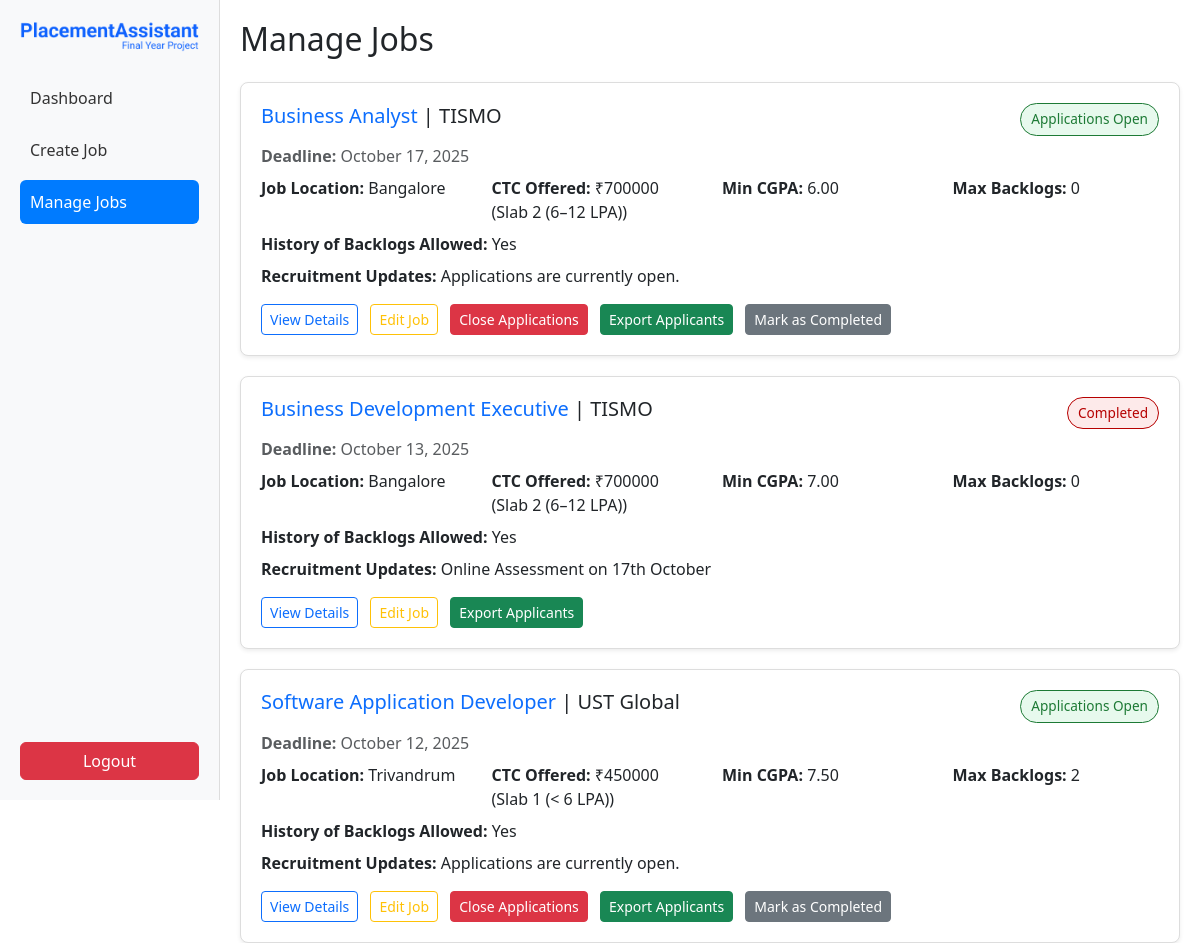
The page /jobs/manage_jobs/ (signed in, upper part) on the database as committed earlier.
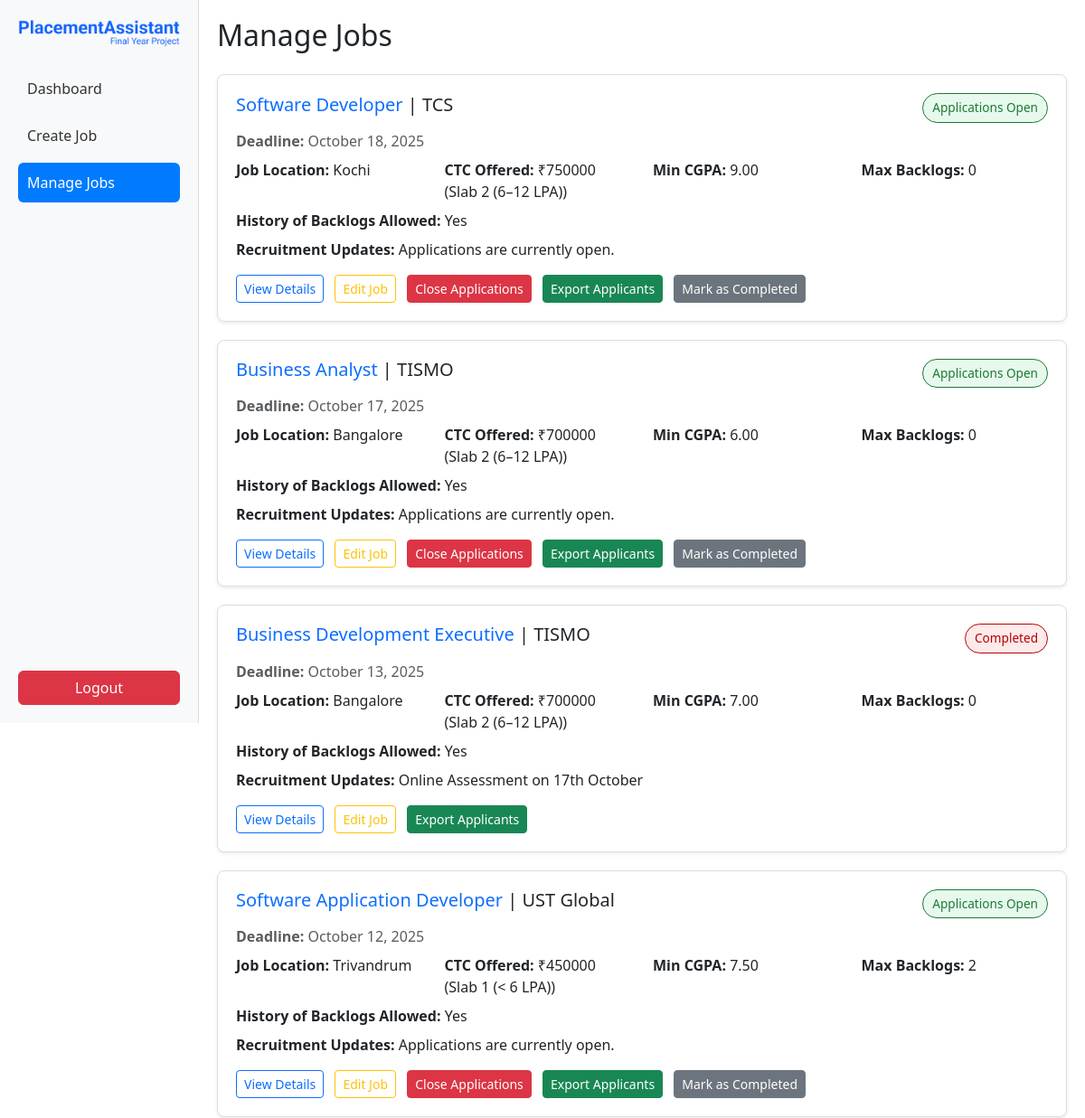
The same page on the database as committed later.
### jobs/models.py (models this page shows, shortened)
class Job(models.Model):
    SLAB_CHOICES = [
        (1, "Slab 1 (< 6 LPA)"),
        (2, "Slab 2 (6–12 LPA)"),
        (3, "Slab 3 (>= 12 LPA)"),
    ]
    STATUS_CHOICES = [
        ('open', 'Applications Open'),
        ('progress', 'In Progress'),
        ('closed', 'Completed'),
    ]
    title = models.CharField(max_length=255)
    company_name = models.CharField(max_length=255)
    location = models.CharField(max_length=255)
    ctc = models.DecimalField(max_digits=10, decimal_places=2)  # LPA
    slab = models.IntegerField(choices=SLAB_CHOICES, blank=True, null=True)
    deadline = models.DateTimeField()
    min_cgpa = models.DecimalField(max_digits=4, decimal_places=2)
    max_backlogs = models.IntegerField(default=0)
    history_allowed = models.BooleanField(default=True)
    jd_file = models.FileField(upload_to="job_descriptions/",null=True, blank=True)
    created_by = models.ForeignKey(User, on_delete=models.CASCADE, related_name="posted_jobs")
    created_at = models.DateTimeField(auto_now_add=True)
    status = models.CharField(max_length=20, choices=STATUS_CHOICES, default='open')
    recruitment_updates = models.TextField(default="Applications are currently open.", blank=True)

### jobs/views.py (the view)
# urls.py: path('manage_jobs/', views.manage_jobs, name='manage_jobs'),
@login_required
def manage_jobs(request):
    jobs = Job.objects.filter(created_by=request.user).order_by('-created_at')
    return render(request, 'jobs/manage_jobs.html', {'jobs': jobs})

### jobs/templates/jobs/manage_jobs.html (shortened to what this page needs)
{% load static %}
<!DOCTYPE html>
<html lang="en">
<head>
  <link href="https://cdn.jsdelivr.net/npm/bootstrap@5.3.2/dist/css/bootstrap.min.css" rel="stylesheet">
</head>
<body>
  <div class="d-flex">
    <div class="sidebar">
      <div>
        <div class="logo-container">
          <img src="{% static 'images/logo.png' %}" alt="PlacementAssistant Logo" class="img-fluid logo-img">
        </div>
        <br>
        <a href="{% url 'coordinator_dashboard' %}" >Dashboard</a>
        <a href="{% url 'post_job' %} ">Create Job</a>
        <a href="{% url 'manage_jobs' %}" class="active">Manage Jobs</a>
      </div>
      <form method="post" action="/">
        <button type="submit" class="btn btn-danger w-100 mt-3">Logout</button>
      </form>
    </div>
    <div class="main-content">
      <h2 class="mb-4">Manage Jobs</h2>
      {% for job in jobs %}
      <div class="job-card shadow-sm">
        <div class="d-flex justify-content-between align-items-center mb-2">
          <div>
            <h5><a href="#" class="text-primary text-decoration-none">{{ job.title }}</a> | {{ job.company_name }}</h5>
          </div>
          <span class="status-badge
            {% if job.status == 'open' %}status-open{% elif job.status == 'progress' %}status-progress{% else %}status-closed{% endif %}">
            {{ job.get_status_display }}
          </span>
        </div>
        <p class="text-muted mb-1"><strong>Deadline:</strong> {{ job.deadline|date:"F j, Y" }}</p>
        <div class="row mt-2">
          <div class="col-md-3"><strong>Job Location:</strong> {{ job.location }}</div>
          <div class="col-md-3"><strong>CTC Offered:</strong> ₹{{ job.ctc|floatformat:0 }} ({{ job.get_slab_display }})</div>
          <div class="col-md-3"><strong>Min CGPA:</strong> {{ job.min_cgpa }}</div>
          <div class="col-md-3"><strong>Max Backlogs:</strong> {{ job.max_backlogs }}</div>
        </div>
        <div class="mt-2">
          <strong>History of Backlogs Allowed:</strong> {% if job.history_allowed %}Yes{% else %}No{% endif %}
        </div>
        <div class="mt-2"><strong>Recruitment Updates:</strong> {{ job.recruitment_updates }}</div>
        <div class="action-btns mt-3">
          {% if job.jd_file %}
            <a href="{{ job.jd_file.url }}" target="_blank" class="btn btn-outline-primary btn-sm">
              View Details
            </a>
          {% endif %}
          <a href="{% url 'edit_job' job.id %}" class="btn btn-outline-warning btn-sm">Edit Job</a>
          {% if job.status == 'open' %}
            <a href="{% url 'close_applications' job.id %}" class="btn btn-danger btn-sm">Close Applications</a>
          {% endif %}
          <a href="{% url 'export_applicants_excel' job.id %}" class="btn btn-success btn-sm">Export Applicants</a>
          {% if job.status != 'closed' %}
            <a href="{% url 'mark_completed' job.id %}" class="btn btn-secondary btn-sm">Mark as Completed</a>
          {% endif %}
        </div>
      </div>
      {% empty %}
        <p>No jobs posted yet.</p>
      {% endfor %}
    </div>
  </div>
</body>
</html>

Rows that differ between the two databases and show on the page:
added Job: title "Software Developer", company_name "TCS", status "Applications Open", deadline "October 18, 2025", location "Kochi", ctc "750000", slab "Slab 2 (6–12 LPA)", min_cgpa "9.00", max_backlogs "0", history_allowed "Yes", recruitment_updates "Applications are currently open.", shows "Close Applications", shows "Mark as Completed"
